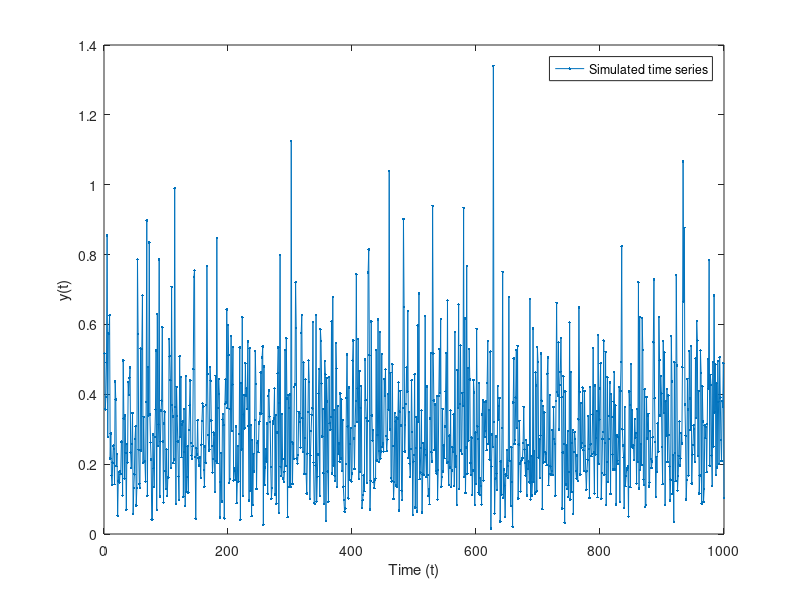

MATLAB code for this plot:
% Script 1.12
% Generates gamma random numbers

r2=gamrnd(3,0.1,1,1000);
 
plot(r2,'.-')
xlabel('Time (t)'); 
ylabel('y(t)');
legend('Simulated time series','Location','Best')

